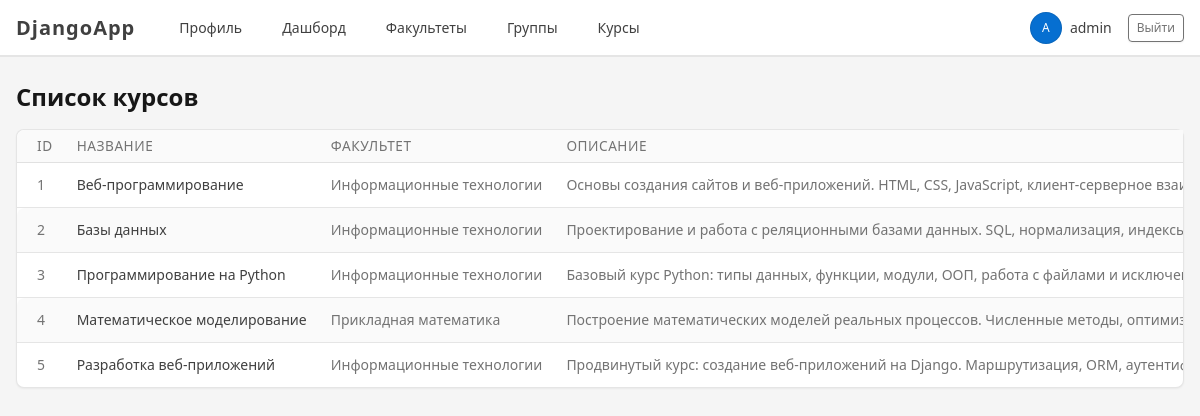
The app's page /courses/ (signed in) with its own data.
### accounts/models.py (models this page shows, shortened)
class Course(models.Model):
    title = models.CharField(max_length=200)
    description = models.TextField(blank=True)
    department = models.ForeignKey(
        Department,
        on_delete=models.CASCADE,
        related_name='courses'
    )

class Department(models.Model):
    name = models.CharField(max_length=200)

### accounts/views.py (the view)
# urls.py: path('courses/', views.course_list, name='course_list'),
@login_required
def course_list(request):
    courses = Course.objects.select_related('department').all()
    return render(request, 'course_list.html', {
        'courses': courses,
        'is_methodist': is_methodist(request.user),
    })

### accounts/views.py (called while the page is built)
def is_methodist(user):
    return user.groups.filter(name='Методист').exists()

### templates/course_list.html (shortened to what this page needs)
{% extends 'base.html' %}
{% block content %}
<div class="d-flex justify-content-between align-items-center mb-3">
    <h1 class="mb-0">Список курсов</h1>
</div>
<div class="card">
    <div class="card-body p-0">
        <div class="my-table-scroll">
            <table class="table table-vcenter table-striped card-table mb-0">
                <thead>
                    <tr>
                        <th>ID</th>
                        <th>Название</th>
                        <th>Факультет</th>
                        <th>Описание</th>
                    </tr>
                </thead>
                <tbody>
                    {% for course in courses %}
                        <tr>
                            <td class="text-secondary">{{ course.id }}</td>
                            <td>{{ course.title }}</td>
                            <td class="text-secondary">{{ course.department.name }}</td>
                            <td class="text-secondary">{{ course.description|default:"Нет описания" }}</td>
                        </tr>
                    {% empty %}
                        <tr>
                            <td colspan="5" class="text-center text-secondary">
                                Курсов пока нет.
                            </td>
                        </tr>
                    {% endfor %}
                </tbody>
            </table>
        </div>
    </div>
</div>
{% endblock %}

### templates/base.html (shortened to what this page needs)
{% load static %}
<!DOCTYPE html>
<html lang="ru">
<head>
    <link rel="stylesheet" href="{% static 'vendor/tabler/css/tabler.min.css' %}">
    <link rel="stylesheet" href="{% static 'css/style.css' %}">
</head>
<body class="layout-fluid">
<div class="page">
    <header class="navbar navbar-expand-md navbar-light d-print-none bg-white border-bottom">
        <div class="container-xl">
            <a class="navbar-brand navbar-brand-autodark d-none-navbar-horizontal pe-0 pe-md-3"
               href="/profile/">
                <strong>DjangoApp</strong>
            </a>
            <div class="navbar-nav flex-row order-md-last">
                {% if user.is_authenticated %}
                    <div class="nav-item d-none d-md-flex me-3">
                        <span class="nav-link px-0">
                            <span class="avatar avatar-sm bg-primary text-white">
                                {{ user.username|slice:":1"|upper }}
                            </span>
                            <span class="ms-2">{{ user.username }}</span>
                        </span>
                    </div>
                    <div class="nav-item">
                        <form method="post" action="/accounts/logout/">
                            <button class="btn btn-outline-secondary btn-sm" type="submit">
                                Выйти
                            </button>
                        </form>
                    </div>
                {% endif %}
            </div>
            <div class="collapse navbar-collapse show" id="navbar-menu">
                <ul class="navbar-nav flex-row">
                    <li class="nav-item ms-3">
                        <a class="nav-link" href="/profile/">Профиль</a>
                    </li>
                    <li class="nav-item ms-3">
                        <a class="nav-link" href="/dashboard/">Дашборд</a>
                    </li>
                    <li class="nav-item ms-3">
                        <a class="nav-link" href="/departments/">Факультеты</a>
                    </li>
                    <li class="nav-item ms-3">
                        <a class="nav-link" href="/groups/">Группы</a>
                    </li>
                    <li class="nav-item ms-3">
                        <a class="nav-link" href="/courses/">Курсы</a>
                    </li>
                </ul>
            </div>
        </div>
    </header>
    <div class="page-wrapper">
        <div class="page-body">
            <div class="container-xl">
                {% block content %}{% endblock %}
            </div>
        </div>
    </div>
</div>
</body>
</html>

### static/css/style.css (style rules this page uses)
body { background-color: #f5f5f5; }
.navbar-brand { font-weight: bold; letter-spacing: 1px; }
.table thead th { text-transform: uppercase; font-size: 0.85rem; }
.my-table-scroll { overflow-x: auto !important; -webkit-overflow-scrolling: touch; width: 100%; }
.my-table-scroll table { white-space: nowrap; min-width: 700px; }

### records on screen
Course: id "1", title "Веб-программирование", department.name "Информационные технологии", description "Основы создания сайтов и веб-приложений. HTML, CSS, JavaScript, клиент-серверное…"
Course: id "2", title "Базы данных", department.name "Информационные технологии", description "Проектирование и работа с реляционными базами данных. SQL, нормализация,…"
Course: id "3", title "Программирование на Python", department.name "Информационные технологии", description "Базовый курс Python: типы данных, функции, модули, ООП, работа с файлами и…"
Course: id "4", title "Математическое моделирование", department.name "Прикладная математика", description "Построение математических моделей реальных процессов. Численные методы,…"
Course: id "5", title "Разработка веб-приложений", department.name "Информационные технологии", description "Продвинутый курс: создание веб-приложений на Django. Маршрутизация, ORM,…"

### other values on screen
{{ user.username|slice:":1"|upper }} "A"
{{ user.username }} "admin"
